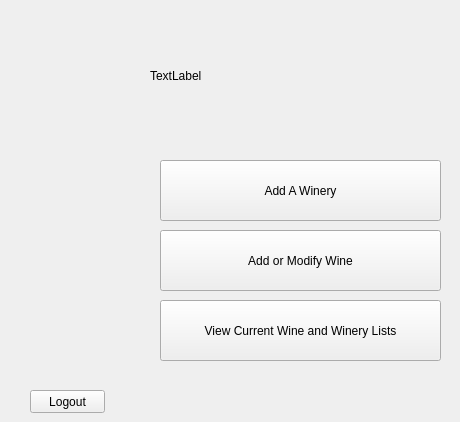
    <widget class="QWidget" name="afterAdminLogin">
     <widget class="QPushButton" name="pushButton_adminLogout">
      <property name="geometry">
       <rect>
        <x>30</x>
        <y>390</y>
        <width>75</width>
        <height>23</height>
       </rect>
      </property>
      <property name="text">
       <string>Logout</string>
      </property>
     </widget>
     <widget class="QLabel" name="label_8">
      <property name="geometry">
       <rect>
        <x>170</x>
        <y>120</y>
        <width>171</width>
        <height>71</height>
       </rect>
      </property>
      <property name="text">
       <string/>
      </property>
     </widget>
     <widget class="QPushButton" name="pushButton_4">
      <property name="geometry">
       <rect>
        <x>160</x>
        <y>160</y>
        <width>281</width>
        <height>61</height>
       </rect>
      </property>
      <property name="text">
       <string>Add A Winery</string>
      </property>
     </widget>
     <widget class="QPushButton" name="pushButton_modifyWine">
      <property name="geometry">
       <rect>
        <x>160</x>
        <y>230</y>
        <width>281</width>
        <height>61</height>
       </rect>
      </property>
      <property name="text">
       <string>Add or Modify Wine</string>
      </property>
     </widget>
     <widget class="QLabel" name="label_titleAdminFunctions">
      <property name="geometry">
       <rect>
        <x>150</x>
        <y>20</y>
        <width>301</width>
        <height>111</height>
       </rect>
      </property>
      <property name="text">
       <string>TextLabel</string>
      </property>
     </widget>
     <widget class="QPushButton" name="pushButton_14">
      <property name="geometry">
       <rect>
        <x>160</x>
        <y>300</y>
        <width>281</width>
        <height>61</height>
       </rect>
      </property>
      <property name="text">
       <string>View Current Wine and Winery Lists</string>
      </property>
     </widget>
    </widget>
